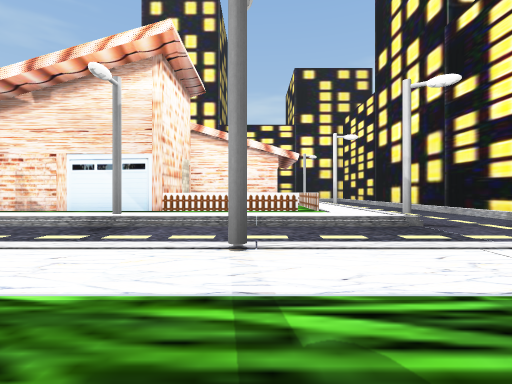
[1] (above)

24 first-person views from a walk through a scene from a Unity 3-D project. The camera is 1.2 m above the floor, looks level and sees 85° across. The floor is counted in squares, 2.59 m on a side. Each view is taken from the middle of a square. On the plan, view 1 faces up. The plan holds only what a view shows up to about 9 squares ahead; the rest is blank. The place goes on beyond the plan. The player character is not drawn. Some surface patterns are stand-ins.

[2]
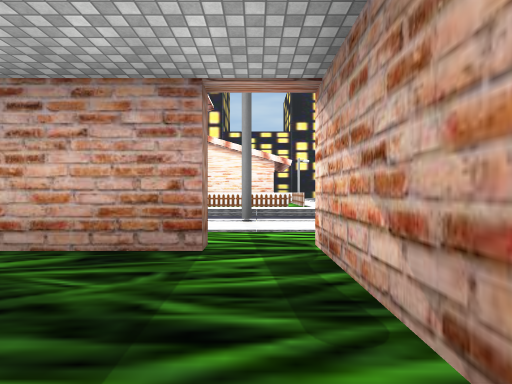

[3]
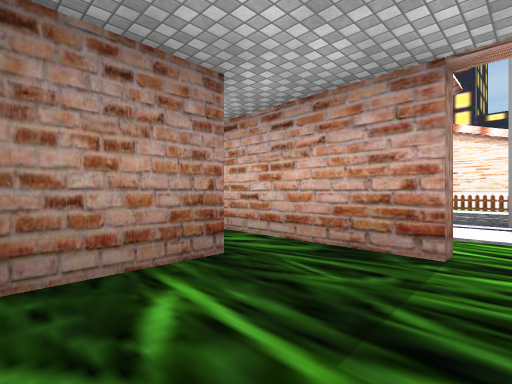

[4]
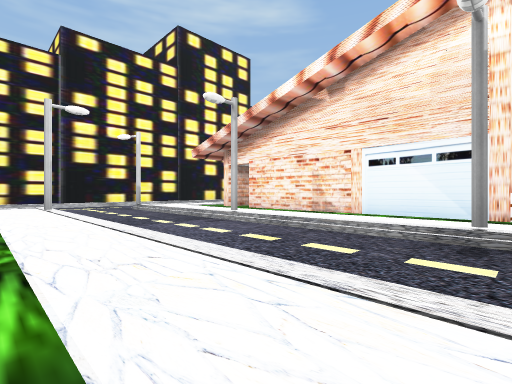

[5]
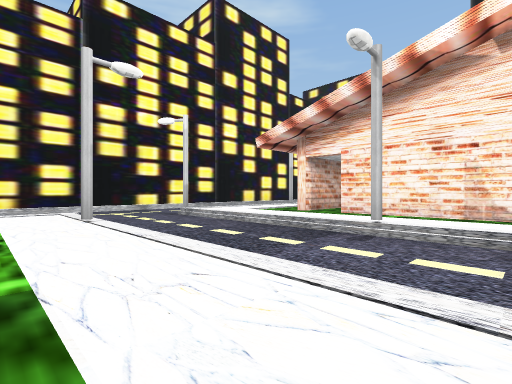

[6]
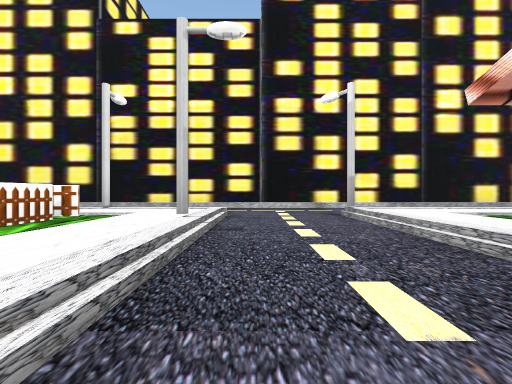

[7]
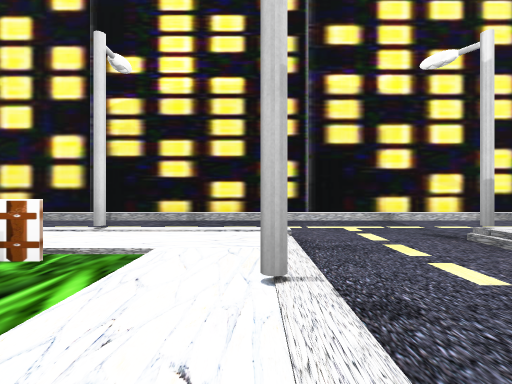

[8]
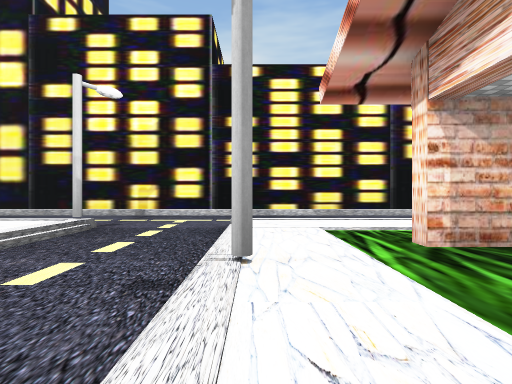

[9]
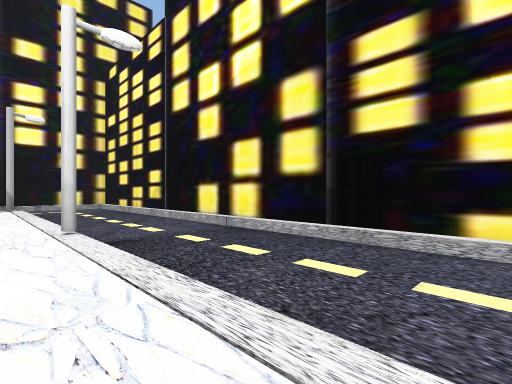

[10]
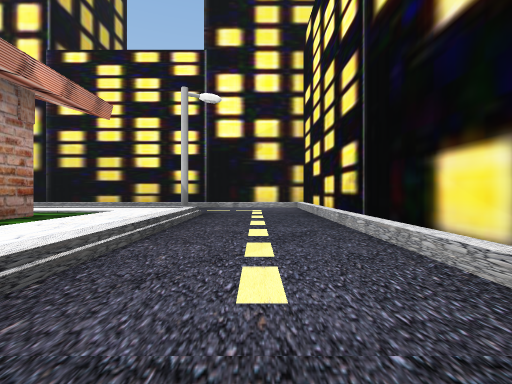

[11]
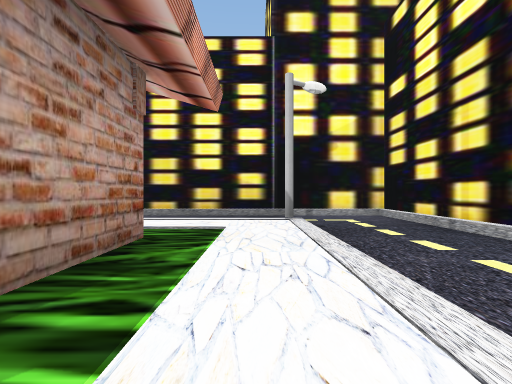

[12]
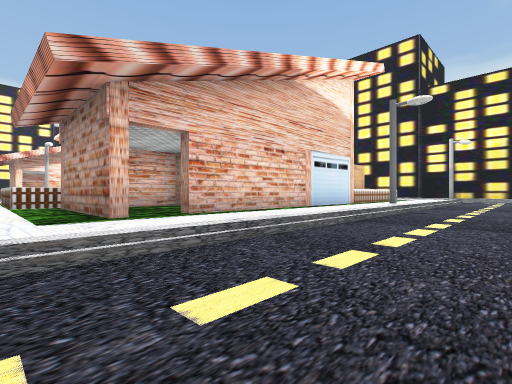

[13]
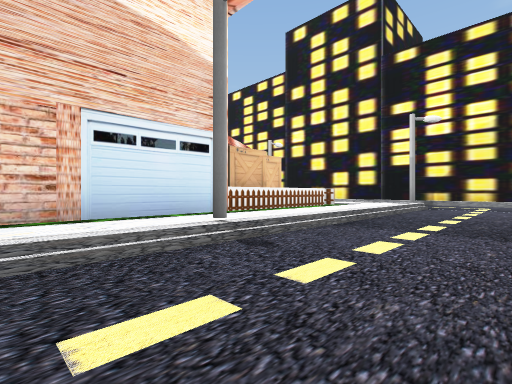

[14]
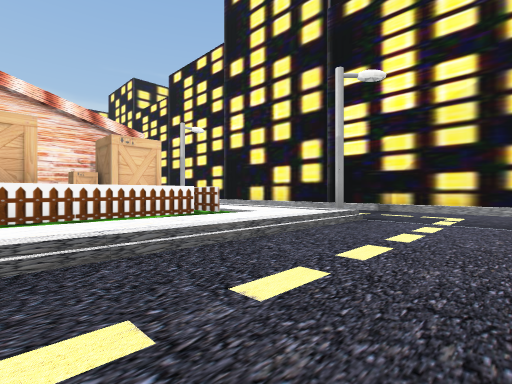

[15]
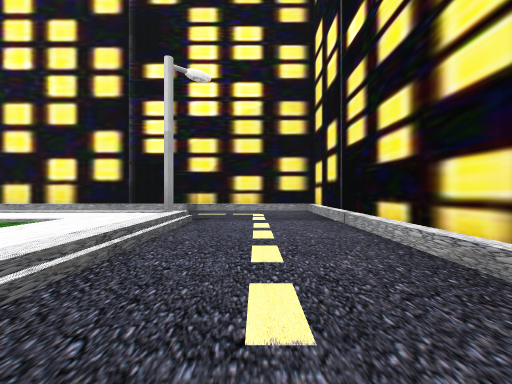

[16]
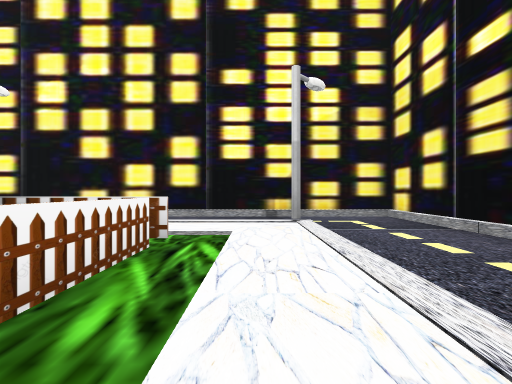

[17]
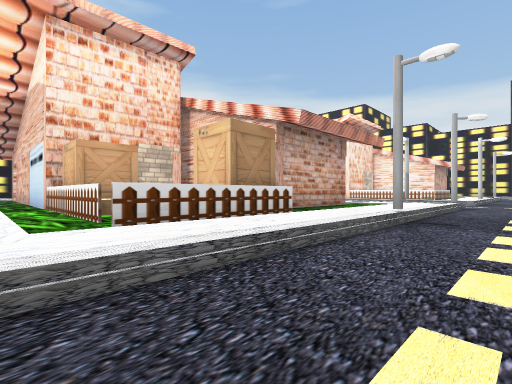

[18]
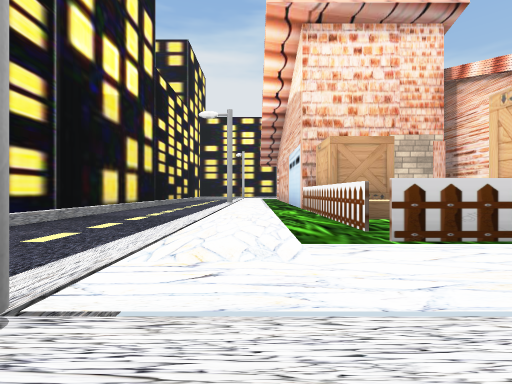

[19]
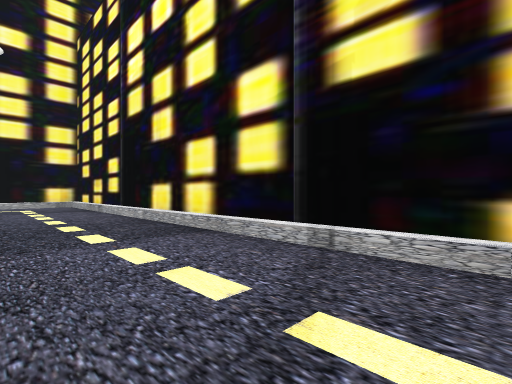

[20]
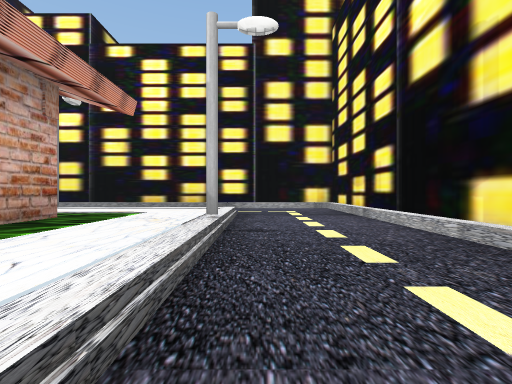

[21]
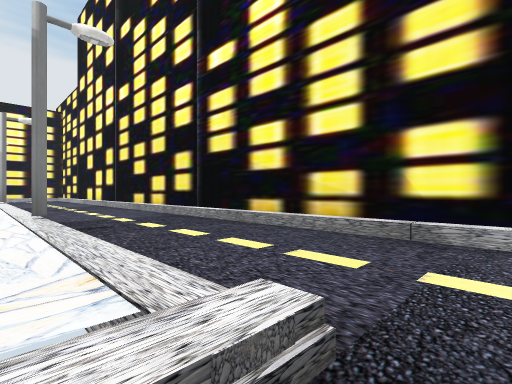

[22]
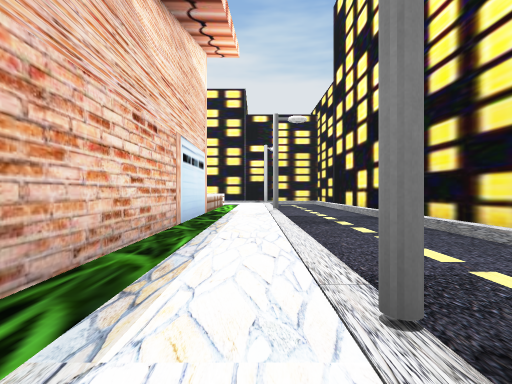

[23]
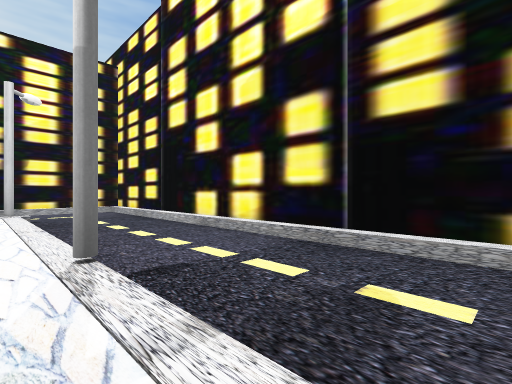

[24]
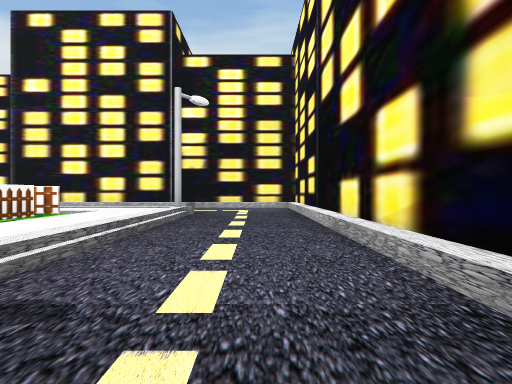

### Floor plan
Key: @ floor where view 1 was taken; # wall or solid block; x gap in a wall; . main floor; : floor 0.25 m higher than the main floor; / step, stairs or slope; = window, fence, low wall or low ledge; ^ raised ledge; O other object.
Columns run from 15 left of view 1 to 6 right of it. Each row starts with its distance up from view 1.
 18 ######################
 17 #/.. .............../#
 16 #/................../#
 15 #/..//////#///////#./#
 14 #/..::::::::::::::/./#
 13 #/..:#=^#######:#:/./#
 12 #/..:=:^^#    ::#:/./#
 11 #/..:#OO #    ::#:/./#
 10 #/..:#####   ####:#./#
  9 #/..: #      #   #/./#
  8 #/..: #     ##   #/./#
  7 #/..: #x#####===##/./#
  6 #/..:/::::::::::::/./#
  5 #/..#///#////#////#./#
  4 #/................../#
  3 #/................../#
  2 #/..::#::::::::#::/ /#
  1 #/..: :::::::::::// /#
  0 #/..:#=     ###@#:/ /#
 -1 #/..:        #::#   /#
 -2 #/..         #::    /#
 -3 #/..:               /#
 -4 #/..:               /#
 -5 #/..:###         #/ /#
 -6 #/..:#:######===##/ /#
 -7 #/..::::::::::::::# /#
 -8 #/.....#.....#....../#
 -9 #/................../#
-10 #:///////////////////#
-11 ######################

Positions as (right, up) in squares from view 1, and headings:
1: (0, 0), facing up
2: (0, -2), facing up
3: (0, -2), facing up-left
4: (-2, 1), facing up-left
5: (-5, 1), facing up-left
6: (-6, 3), facing left
7: (-8, 2), facing left
8: (-2, 2), facing right
9: (2, 6), facing up-right
10: (4, 9), facing up
11: (2, 10), facing up
12: (2, 17), facing down-left
13: (-3, 17), facing down-left
14: (-7, 17), facing down-left
15: (-7, 16), facing left
16: (-7, 14), facing left
17: (-13, 14), facing down-right
18: (-12, 14), facing right
19: (-12, 0), facing down-left
20: (-12, -2), facing down
21: (-12, -7), facing down-right
22: (-9, -7), facing right
23: (-4, -7), facing down-right
24: (-3, -9), facing right
